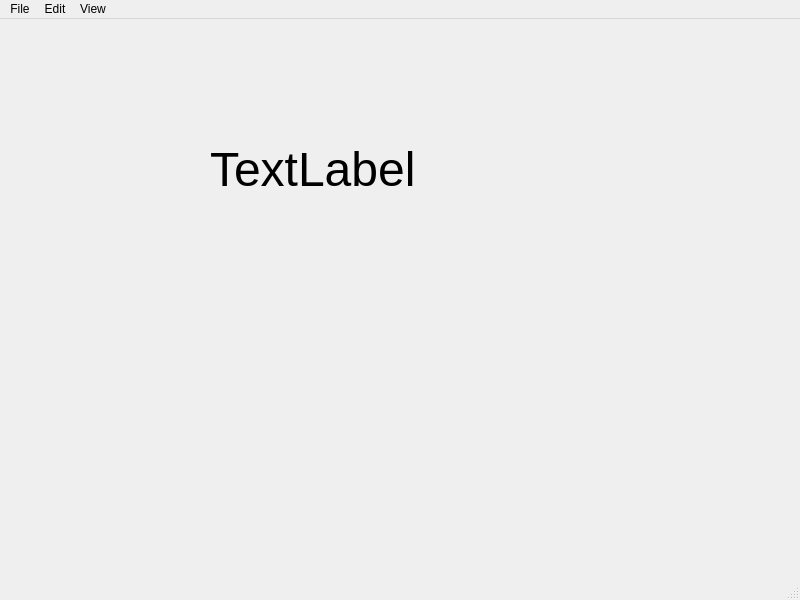
<?xml version="1.0" encoding="UTF-8"?>
<ui version="4.0">
 <class>MainWindow</class>
 <widget class="QMainWindow" name="MainWindow">
  <property name="geometry">
   <rect>
    <x>0</x>
    <y>0</y>
    <width>800</width>
    <height>600</height>
   </rect>
  </property>
  <property name="windowTitle">
   <string>MainWindow</string>
  </property>
  <widget class="QWidget" name="centralwidget">
   <widget class="QLabel" name="label">
    <property name="geometry">
     <rect>
      <x>210</x>
      <y>50</y>
      <width>401</width>
      <height>201</height>
     </rect>
    </property>
    <property name="font">
     <font>
      <pointsize>36</pointsize>
     </font>
    </property>
    <property name="text">
     <string>TextLabel</string>
    </property>
   </widget>
  </widget>
  <widget class="QMenuBar" name="menubar">
   <property name="geometry">
    <rect>
     <x>0</x>
     <y>0</y>
     <width>800</width>
     <height>21</height>
    </rect>
   </property>
   <widget class="QMenu" name="menuFile">
    <property name="title">
     <string>File</string>
    </property>
    <addaction name="actionNew"/>
    <addaction name="actionOpen"/>
    <addaction name="actionSave"/>
   </widget>
   <widget class="QMenu" name="menuEdit">
    <property name="title">
     <string>Edit</string>
    </property>
    <addaction name="actionCopy"/>
    <addaction name="actionPaste"/>
   </widget>
   <widget class="QMenu" name="menuView">
    <property name="title">
     <string>View</string>
    </property>
   </widget>
   <addaction name="menuFile"/>
   <addaction name="menuEdit"/>
   <addaction name="menuView"/>
  </widget>
  <widget class="QStatusBar" name="statusbar"/>
  <action name="actionNew">
   <property name="text">
    <string>New</string>
   </property>
   <property name="statusTip">
    <string>Create a new file</string>
   </property>
   <property name="shortcut">
    <string>Ctrl+N</string>
   </property>
  </action>
  <action name="actionOpen">
   <property name="text">
    <string>Open</string>
   </property>
   <property name="statusTip">
    <string>Open an existing file</string>
   </property>
   <property name="shortcut">
    <string>Ctrl+O</string>
   </property>
  </action>
  <action name="actionSave">
   <property name="text">
    <string>Save</string>
   </property>
   <property name="statusTip">
    <string>Save file</string>
   </property>
   <property name="shortcut">
    <string>Ctrl+S</string>
   </property>
  </action>
  <action name="actionCopy">
   <property name="text">
    <string>Copy</string>
   </property>
   <property name="shortcut">
    <string>Ctrl+C</string>
   </property>
  </action>
  <action name="actionPaste">
   <property name="text">
    <string>Paste</string>
   </property>
   <property name="shortcut">
    <string>Ctrl+P</string>
   </property>
  </action>
 </widget>
 <resources/>
 <connections/>
</ui>
